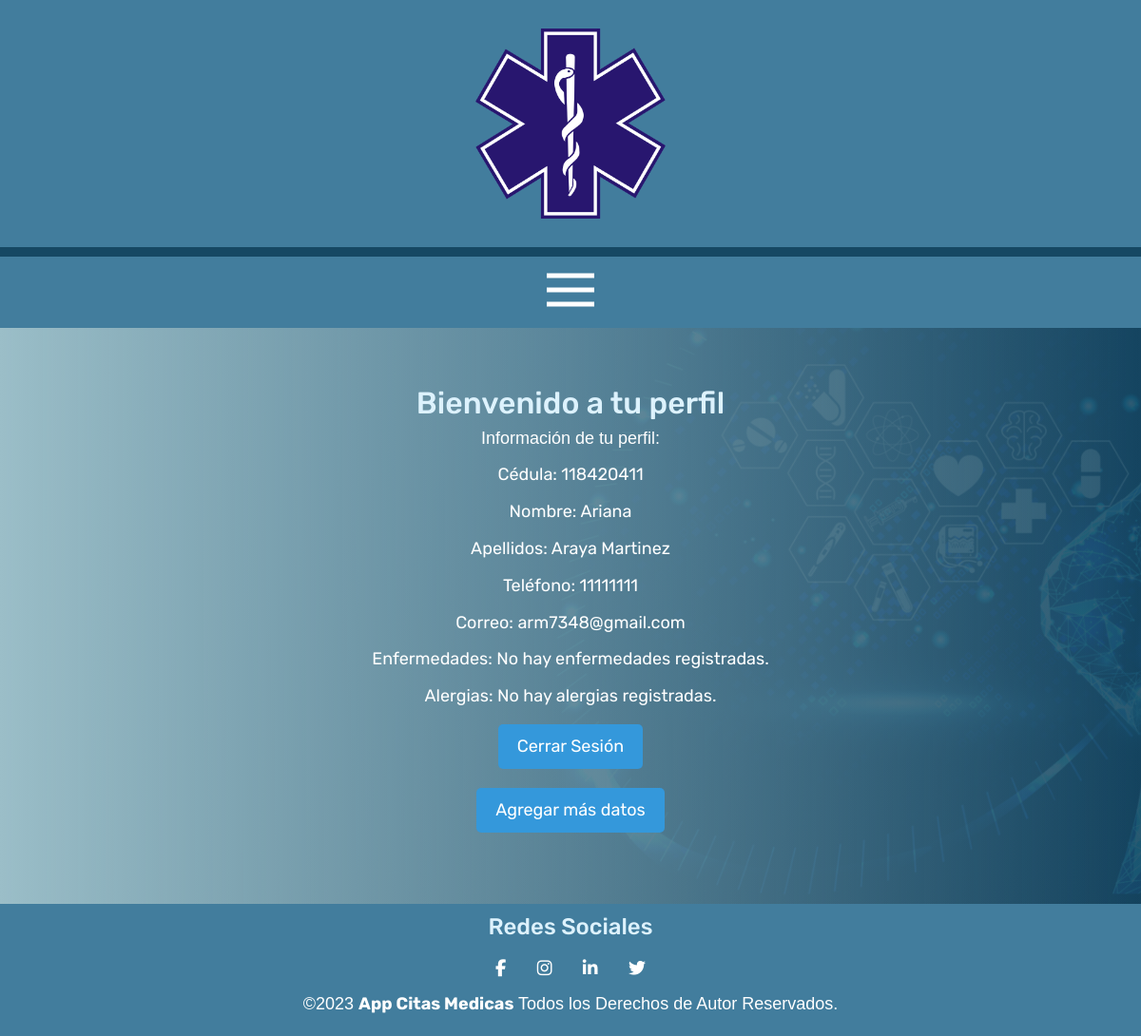
Page /perfil.php (signed in) on the committed database.
### tables this page shows
CREATE TABLE `tab_usuarios` (
    `Cédula` VARCHAR(255) NOT NULL,
    `PrimerNombre` VARCHAR(100) NOT NULL,
    `SegundoNombre` VARCHAR(100) NULL,
    `PrimerApellido` VARCHAR(100) NOT NULL,
    `SegundoApellido` VARCHAR(100) NOT NULL,
    `Teléfono` VARCHAR(100) NOT NULL,
    `Correo` VARCHAR(100) NOT NULL,
    `Contraseña` VARCHAR(255) NOT NULL,
    `TipoSangre` VARCHAR(2) NULL,
    `Estatura` DOUBLE NULL,
    `Peso` DOUBLE NULL,
    PRIMARY KEY (`Cédula`)
);

### dbCRUD/datosCRUD.php (called while the page is built, shortened)
<?php
function getDatosArray($sql) {
    $retorno = array();
    try {
        $oConexion = Conecta();
        if(mysqli_set_charset($oConexion, "utf8")){
            if(!$result = mysqli_query($oConexion, $sql)) die();
            while ($row = mysqli_fetch_array($result)) {
                $retorno[] = $row;
            }
        }
    } catch (Throwable $th) {
        error_log($th, 0);
    }finally{
        Desconecta($oConexion);
    }
    return $retorno;
}

### perfil.php (the view, shortened to what this page needs)
<?php
    require_once "templates/head.php";
    require_once "templates/headerNavbar.php";
    require_once "dbCRUD/datosCRUD.php";
?>
<main>
<?php
$cedula = $_SESSION['id'];
$query = "SELECT * FROM tab_usuarios WHERE Cédula = $cedula";
$resultado = getDatosArray($query);
$queryAlergias = "SELECT a.Nombre FROM tab_alergias a
LEFT JOIN tab_alergiasusuario au ON au.CodAlergia = a.CodAlergia
WHERE au.Cédula = $cedula";
$alergias = getDatosArray($queryAlergias);
$queryEnfermedades = "SELECT e.Enfermedad FROM tab_historialmedico e
LEFT JOIN tab_historialmedicousuario eu ON eu.CodHistorial = e.CodHistorial
WHERE eu.Cédula = $cedula";
$enfermedades = getDatosArray($queryEnfermedades);
echo "<div class='contenedor__perfil'>";
echo "<h2>Bienvenido a tu perfil</h2>";
echo "<p>Información de tu perfil:</p>";
if (!empty($resultado)) {
    foreach ($resultado as $usuario) {
        echo "<ul class='perfil-ul'>";
        echo "<li>Cédula: " . $usuario['Cédula'] . "</li>";
        echo "<li>Nombre: " . $usuario['PrimerNombre'] . "</li>";
        echo "<li>Apellidos: " . $usuario['PrimerApellido'] .'  '. $usuario['SegundoApellido']."</li>";
        echo "<li>Teléfono: " . $usuario['Teléfono'] . "</li>";
        echo "<li>Correo: " . $usuario['Correo'] . "</li>";
        echo "<li>Enfermedades: ";
        if(!empty($enfermedades)){
            foreach ($enfermedades as $enfermedad) {
                echo "<br>".$enfermedad['Enfermedad'];
            }
        }
        else {
            echo "No hay enfermedades registradas.";
        }
        echo "</li>";
        echo "<li>Alergias: ";
        if(!empty($alergias)){
            foreach ($alergias as $alergia) {
                echo "<br>".$alergia['Nombre'];
            }
        }
        else {
            echo "No hay alergias registradas.";
        }
        echo "</li>";
        echo "</ul>";
    }
} else {
    echo "<p>No se encontraron detalles del perfil.</p>";
}
echo "<p><a class='usuario___links' href='cerrarsesion.php'>Cerrar Sesión</a></p>";
echo "<p><a class='usuario___links' href='agregarperfil.php'>Agregar más datos</a></p>";
echo "</div>";
?>
</main>
<?php
    require_once "templates/footer.php";
?>

### css/style.css (style rules this page uses)
:root { --primario: #427D9D; --primarioOscuro: #164863; --primarioOscuroTransparencia: rgba(22, 72, 99, 0.9); --secundario: #DDF2FD; --secundarioOscuro: #9BBEC8; --blanco: #FFF; --negro: #000; --rojo: #8B0000; --fuentePrincipal: 'Rubik', sans-serif; }
html { box-sizing: border-box; font-size: 62.5%; }
*, *:before, *:after { box-sizing: inherit; }
* { margin: 0; padding: 0; border: 0; font-size: 100%; vertical-align: baseline; font-family: 'Rubik', sans-serif; }
p { font-size: 1.8rem; font-family: Arial, Helvetica, sans-serif; color: var(--blanco); }
a { text-decoration: none; }
h1, h2, h3 { text-align: center; color: var(--secundario); font-family: var(--fuentePrincipal); }
h2 { font-size: 3.2rem; }
html,body { min-height: 100%; }
body { background-image: linear-gradient(var(--primarioOscuroTransparencia),var(--primarioOscuroTransparencia)), url(../img/Header.jpg); background-size: cover; background-attachment: fixed; }
.perfil-ul { font-size: 18px; line-height: 1.6; list-style-type: none; padding: 0; }
.perfil-ul li { margin-bottom: 10px; }
.usuario___links { display: inline-block; padding: 10px 20px; margin: 5px; background-color: #3498db; color: #ffffff; text-decoration: none; border-radius: 5px; transition: background-color 0.3s ease; }
.contenedor__perfil { text-align: center; color: var(--blanco); padding-top: 5%;padding-bottom: 5%; background-image: linear-gradient(to left, transparent, var(--secundarioOscuro)); }

### rows in the picture
tab_usuarios: Cédula "118420411", PrimerNombre "Ariana", PrimerApellido "Araya", SegundoApellido "Martinez", Teléfono "11111111", Correo "arm7348@gmail.com"
